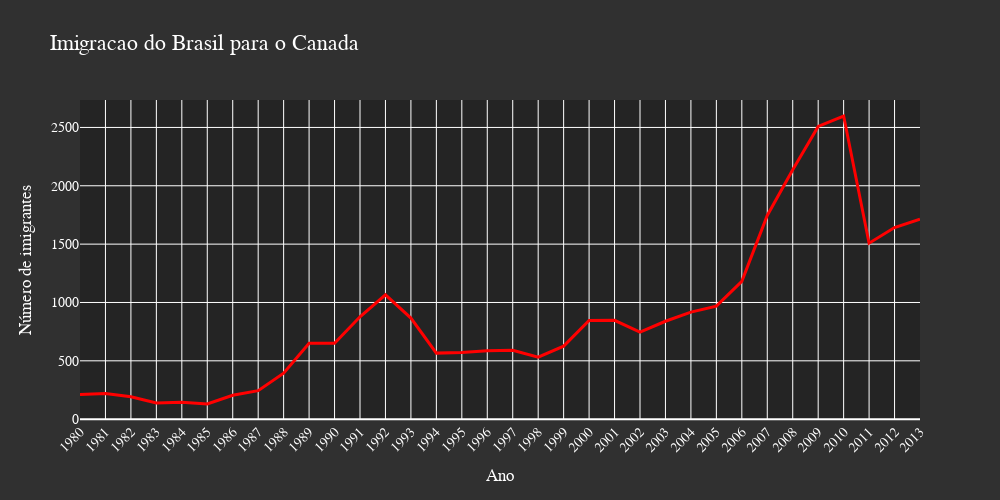

Notebook cell for this chart:
### Markdown cell above
## Alterando as core com Plotly

### Code cell
fig = px.line(dados_brasil, x='ano', y='imigrantes',
              title='Imigracao do Brasil para o Canada')

#alterando cores
fig.update_traces(line_color='red', line_width=3)


fig.update_layout(width=1000, height=500,
                  xaxis={'tickangle': -45},
                  
                  font_family='JetBrains Mono',
                  font_size = 14,
                  title_font_size=22,
                  
                  font_color='#fff',
                  plot_bgcolor='#242424',
                  paper_bgcolor='#303030',
                  
                  
                  xaxis_title='Ano',
                  yaxis_title='Número de imigrantes')



fig.show()

### Figure 1 — Plotly figure (JSON) as saved in the notebook; plotly's stock layout.template omitted (floating-point values rounded to 4 significant figures)
{"data": [{"hovertemplate": "ano=%{x}<br>imigrantes=%{y}<extra></extra>", "legendgroup": "", "line": {"color": "red", "dash": "solid", "width": 3}, "marker": {"symbol": "circle"}, "mode": "lines", "name": "", "orientation": "v", "showlegend": false, "type": "scatter", "x": ["1980", "1981", "1982", "1983", "1984", "1985", "1986", "1987", "1988", "1989", "1990", "1991", "1992", "1993", "1994", "1995", "1996", "1997", "1998", "1999", "2000", "2001", "2002", "2003", "2004", "2005", "2006", "2007", "2008", "2009", "2010", "2011", "2012", "2013"], "xaxis": "x", "y": [211, 220, 192, 139, 145, 130, 205, 244, 394, 650, 650, 877, 1066, 866, 566, 572, 586, 591, 531, 626, 845, 847, 745, 839, 917, 969, 1181, 1746, 2138, 2509, 2598, 1508, 1642, 1714], "yaxis": "y"}], "layout": {"font": {"color": "#fff", "family": "JetBrains Mono", "size": 14}, "height": 500, "legend": {"tracegroupgap": 0}, "paper_bgcolor": "#303030", "plot_bgcolor": "#242424", "title": {"font": {"size": 22}, "text": "Imigracao do Brasil para o Canada"}, "width": 1000, "xaxis": {"anchor": "y", "domain": [0, 1], "tickangle": -45, "title": {"text": "Ano"}}, "yaxis": {"anchor": "x", "domain": [0, 1], "title": {"text": "Número de imigrantes"}}}}
